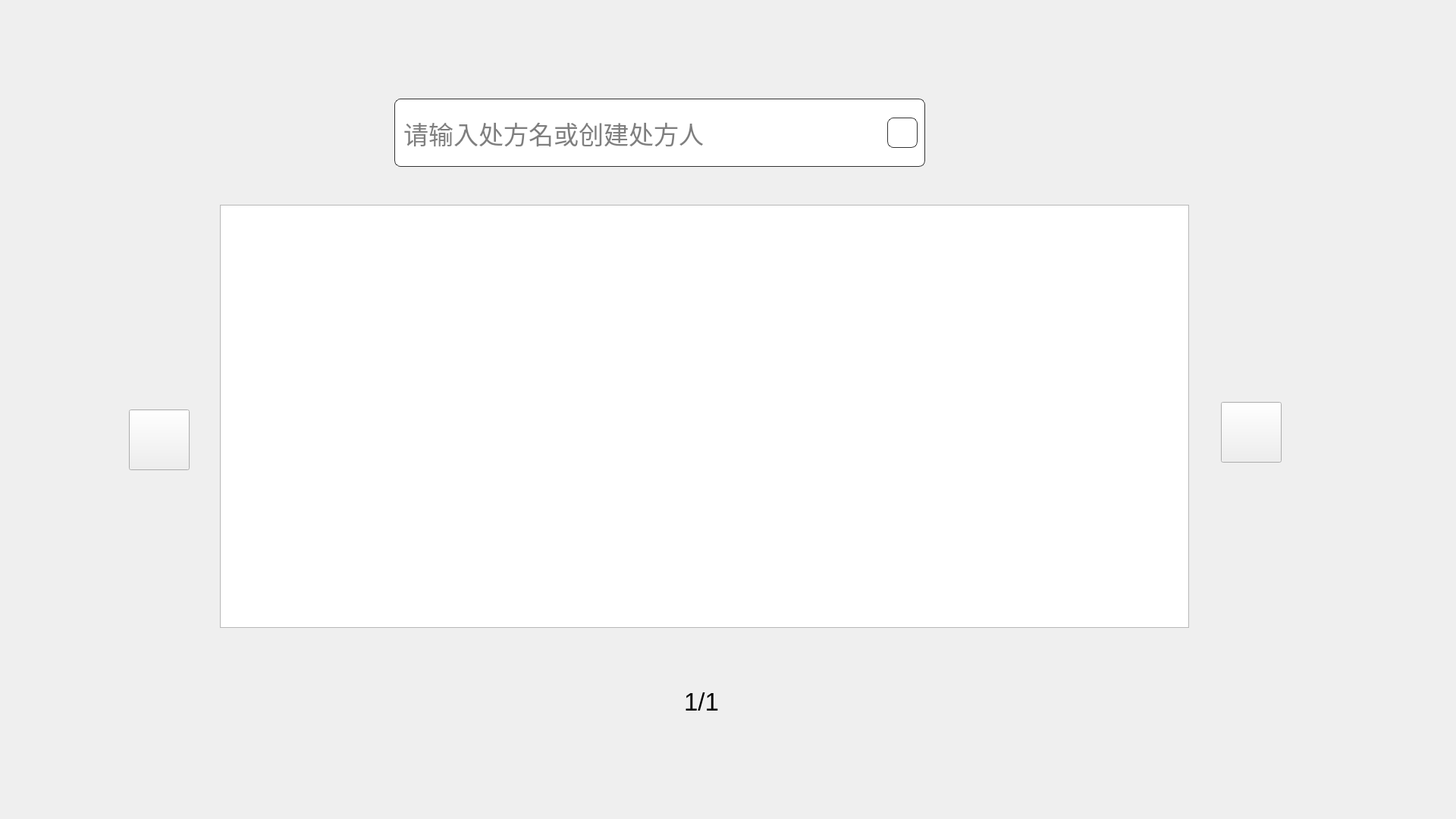
<?xml version="1.0" encoding="UTF-8"?>
<ui version="4.0">
 <class>TeachManagerDialog</class>
 <widget class="QWidget" name="TeachManagerDialog">
  <property name="geometry">
   <rect>
    <x>0</x>
    <y>0</y>
    <width>1920</width>
    <height>1080</height>
   </rect>
  </property>
  <property name="windowTitle">
   <string>Form</string>
  </property>
  <widget class="QGroupBox" name="groupBox_2">
   <property name="geometry">
    <rect>
     <x>520</x>
     <y>130</y>
     <width>700</width>
     <height>90</height>
    </rect>
   </property>
   <property name="minimumSize">
    <size>
     <width>0</width>
     <height>90</height>
    </size>
   </property>
   <property name="maximumSize">
    <size>
     <width>700</width>
     <height>16777215</height>
    </size>
   </property>
   <property name="styleSheet">
    <string notr="true">background: #FFFFFF;
border-radius: 8px;
border: 1px solid #333333;</string>
   </property>
   <property name="title">
    <string/>
   </property>
   <layout class="QGridLayout" name="gridLayout_3">
    <item row="0" column="0">
     <widget class="QLineEdit" name="search_LineEdit">
      <property name="sizePolicy">
       <sizepolicy hsizetype="Expanding" vsizetype="Preferred">
        <horstretch>0</horstretch>
        <verstretch>0</verstretch>
       </sizepolicy>
      </property>
      <property name="font">
       <font>
        <pointsize>25</pointsize>
       </font>
      </property>
      <property name="styleSheet">
       <string notr="true">border:none;</string>
      </property>
      <property name="placeholderText">
       <string>请输入处方名或创建处方人</string>
      </property>
     </widget>
    </item>
    <item row="0" column="1">
     <widget class="QPushButton" name="search_Btn">
      <property name="sizePolicy">
       <sizepolicy hsizetype="Minimum" vsizetype="Fixed">
        <horstretch>0</horstretch>
        <verstretch>0</verstretch>
       </sizepolicy>
      </property>
      <property name="minimumSize">
       <size>
        <width>40</width>
        <height>40</height>
       </size>
      </property>
      <property name="styleSheet">
       <string notr="true">border-image: url(:/new/prefix1/release/source/image/search.png);</string>
      </property>
      <property name="text">
       <string/>
      </property>
     </widget>
    </item>
   </layout>
  </widget>
  <widget class="QListWidget" name="listWidget">
   <property name="geometry">
    <rect>
     <x>290</x>
     <y>270</y>
     <width>1278</width>
     <height>558</height>
    </rect>
   </property>
   <property name="verticalScrollBarPolicy">
    <enum>Qt::ScrollBarAlwaysOff</enum>
   </property>
   <property name="horizontalScrollBarPolicy">
    <enum>Qt::ScrollBarAlwaysOff</enum>
   </property>
  </widget>
  <widget class="QLabel" name="page_Label">
   <property name="geometry">
    <rect>
     <x>850</x>
     <y>900</y>
     <width>150</width>
     <height>50</height>
    </rect>
   </property>
   <property name="font">
    <font>
     <pointsize>25</pointsize>
    </font>
   </property>
   <property name="text">
    <string>1/1</string>
   </property>
   <property name="alignment">
    <set>Qt::AlignCenter</set>
   </property>
  </widget>
  <widget class="QPushButton" name="left_Btn">
   <property name="geometry">
    <rect>
     <x>170</x>
     <y>540</y>
     <width>80</width>
     <height>80</height>
    </rect>
   </property>
   <property name="sizePolicy">
    <sizepolicy hsizetype="Maximum" vsizetype="Maximum">
     <horstretch>0</horstretch>
     <verstretch>0</verstretch>
    </sizepolicy>
   </property>
   <property name="minimumSize">
    <size>
     <width>80</width>
     <height>80</height>
    </size>
   </property>
   <property name="styleSheet">
    <string notr="true">border-image: url(:/new/prefix1/release/source/image/left.png);</string>
   </property>
   <property name="text">
    <string/>
   </property>
  </widget>
  <widget class="QPushButton" name="right_Btn">
   <property name="geometry">
    <rect>
     <x>1610</x>
     <y>530</y>
     <width>80</width>
     <height>80</height>
    </rect>
   </property>
   <property name="sizePolicy">
    <sizepolicy hsizetype="Fixed" vsizetype="Fixed">
     <horstretch>0</horstretch>
     <verstretch>0</verstretch>
    </sizepolicy>
   </property>
   <property name="minimumSize">
    <size>
     <width>80</width>
     <height>80</height>
    </size>
   </property>
   <property name="styleSheet">
    <string notr="true">border-image: url(:/new/prefix1/release/source/image/right.png);</string>
   </property>
   <property name="text">
    <string/>
   </property>
  </widget>
 </widget>
 <resources/>
 <connections/>
</ui>
